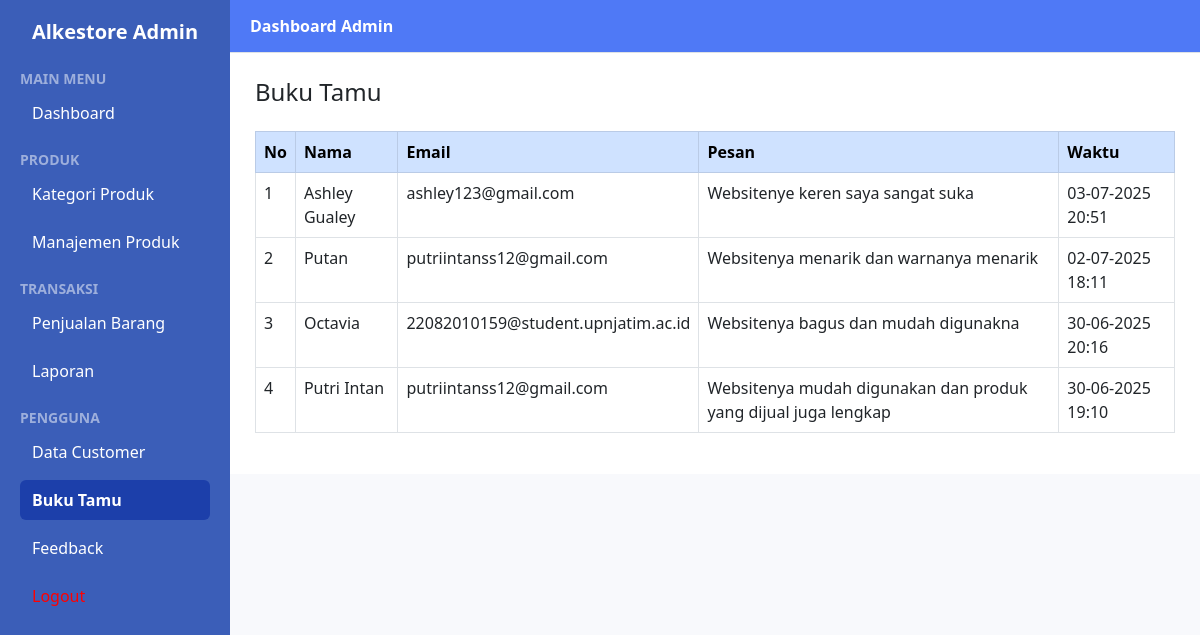
Screenshot of /dashboard_admin.php?page=guestbook (signed in) with the database file from the repository.
### tables this page shows
CREATE TABLE `tbl_guestbook` (
  `name` varchar(100) NOT NULL,
  `email` varchar(100) NOT NULL,
  `message` text NOT NULL,
  `created_at` datetime DEFAULT current_timestamp()
);

### dashboard_admin.php (called while the page is built, shortened)
<?php
include 'app/views/admin/dashboard_admin.php';

### app/views/admin/guestbook.php (the view, shortened to what this page needs)
<?php
include_once __DIR__ . '/../../../config/database.php';
$guestbook = mysqli_query($conn, "SELECT * FROM tbl_guestbook ORDER BY created_at DESC");
?>
<h4 class="mb-4">Buku Tamu</h4>
<table class="table table-bordered">
  <thead class="table-primary">
    <tr>
      <th>No</th>
      <th>Nama</th>
      <th>Email</th>
      <th>Pesan</th>
      <th>Waktu</th>
    </tr>
  </thead>
  <tbody>
    <?php $no = 1; while ($row = mysqli_fetch_assoc($guestbook)): ?>
    <tr>
      <td><?= $no++ ?></td>
      <td><?= htmlspecialchars($row['name']) ?></td>
      <td><?= htmlspecialchars($row['email']) ?></td>
      <td><?= htmlspecialchars($row['message']) ?></td>
      <td><?= date('d-m-Y H:i', strtotime($row['created_at'])) ?></td>
    </tr>
    <?php endwhile; ?>
  </tbody>
</table>

### app/views/admin/dashboard_admin.php (style rules this page uses)
body { margin: 0; font-family: 'Segoe UI', sans-serif; background-color: #f8f9fc; }

### rows the page displays
tbl_guestbook: name "Ashley Gualey", email "ashley123@gmail.com", message "Websitenye keren saya sangat suka", created_at "03-07-2025 20:51"
tbl_guestbook: name "Putan", email "putriintanss12@gmail.com", message "Websitenya menarik dan warnanya menarik", created_at "02-07-2025 18:11"
tbl_guestbook: name "Octavia", email "22082010159@student.upnjatim.ac.id", message "Websitenya bagus dan mudah digunakna", created_at "30-06-2025 20:16"
tbl_guestbook: name "Putri Intan", email "putriintanss12@gmail.com", message "Websitenya mudah digunakan dan produk yang dijual juga lengkap", created_at "30-06-2025 19:10"
